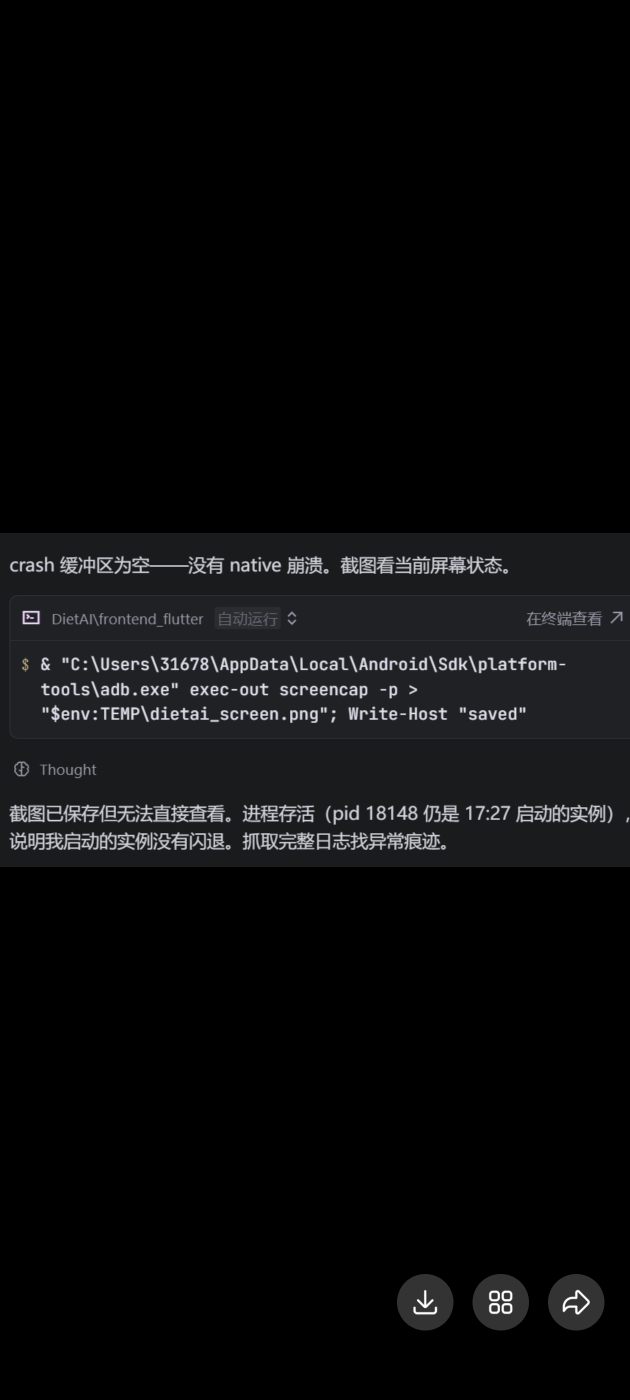
#> input picture screen_check.png, 1260 x 2800 px (shown at 1/2 size)
$ python img_to_bg_raw.py ../../../screen_check.png
#> lines starting #> are read from the running program, lines starting #| are printed output that depends on the picture
"""
图片 → 480×320 JPG → C 字节数组
含饱和度+对比度增强，适配 LovyanGFX drawJpg 1:1 显示
"""
import sys
import os
from io import BytesIO
from PIL import Image, ImageEnhance

TARGET_W, TARGET_H = 480, 320
BRIGHTNESS = 1.1       # 亮度倍率（轻微补偿）
SATURATION = 1.4       # 饱和度倍率
CONTRAST = 1.2         # 对比度倍率
JPEG_QUALITY = 90
OUTPUT = os.path.join(os.path.dirname(__file__), '..', 'src', 'bg_static.h')

def main():
    src = sys.argv[1] if len(sys.argv) > 1 else None
    if not src or not os.path.exists(src):
        print(f"Usage: python img_to_bg_raw.py <image_path>")
        return

    img = Image.open(src).convert("RGB")
    print(f"Source: {os.path.basename(src)}  {img.width}x{img.height}")
#| Source: screen_check.png  1260x2800

    # Resize
    img = img.resize((TARGET_W, TARGET_H), Image.LANCZOS)
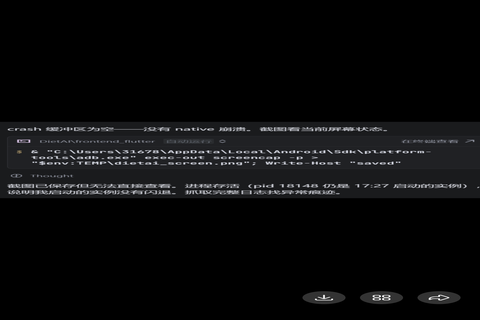
#> img: PIL image 480x320 RGB; mean R, G, B 10.8, 11.1, 11.8
    print(f"Resized: {TARGET_W}x{TARGET_H}")

    # 亮度 + 饱和度 + 对比度增强（补偿屏幕偏暗）
    img = ImageEnhance.Brightness(img).enhance(BRIGHTNESS)
    img = ImageEnhance.Color(img).enhance(SATURATION)
    img = ImageEnhance.Contrast(img).enhance(CONTRAST)
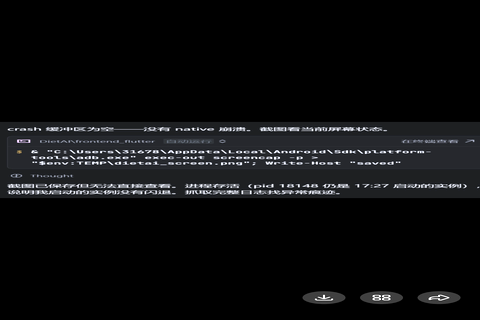
#> img: PIL image 480x320 RGB; mean R, G, B 13.1, 13.7, 14.8
    print(f"Enhanced: brightness×{BRIGHTNESS}, sat×{SATURATION}, contrast×{CONTRAST}")

    # Swap R↔B: LovyanGFX draw_jpg expects BGR888 from decoder,
    # but TJpgDec outputs RGB888. Pre-swapping compensates.
    r, g, b = img.split()
    img = Image.merge("RGB", (b, g, r))
    print("R<->B swapped for LovyanGFX BGR888 pipeline")

    # Save as JPG to memory
    buf = BytesIO()
    img.save(buf, format="JPEG", quality=JPEG_QUALITY)
    data = buf.getvalue()

    size_kb = len(data) / 1024
    print(f"JPG size: {len(data)} bytes ({size_kb:.1f} KB)")

    lines = []
    lines.append(f"""/**
 * 静态背景 — 预缩放 raw JPG (LovyanGFX drawJpg 1:1 解码)
 * 源: {os.path.basename(src)}  {TARGET_W}x{TARGET_H}
 * JPG: {len(data)} bytes (~{size_kb:.0f} KB)
 */
#ifndef BG_STATIC_H
#define BG_STATIC_H
#include <stdint.h>

#define BG_W  {TARGET_W}
#define BG_H  {TARGET_H}

const uint8_t bg_jpg[{len(data)}] PROGMEM = {{""")

    # 每行 20 字节
    for i in range(0, len(data), 20):
        chunk = data[i:i+20]
        vals = ",".join(f"0x{b:02X}" for b in chunk)
        comma = "," if i + 20 < len(data) else ""
        lines.append(f"    {vals}{comma}")
#> after the loop, lines = 1021 items

    lines.append("};\n#endif\n")

    with open(OUTPUT, 'w', encoding='utf-8') as f:
        f.write("\n".join(lines))

    file_kb = os.path.getsize(OUTPUT) / 1024
    print(f"Output: {OUTPUT}  ({file_kb:.0f} KB)")
    print(f"Done!")

if __name__ == '__main__':
    main()
